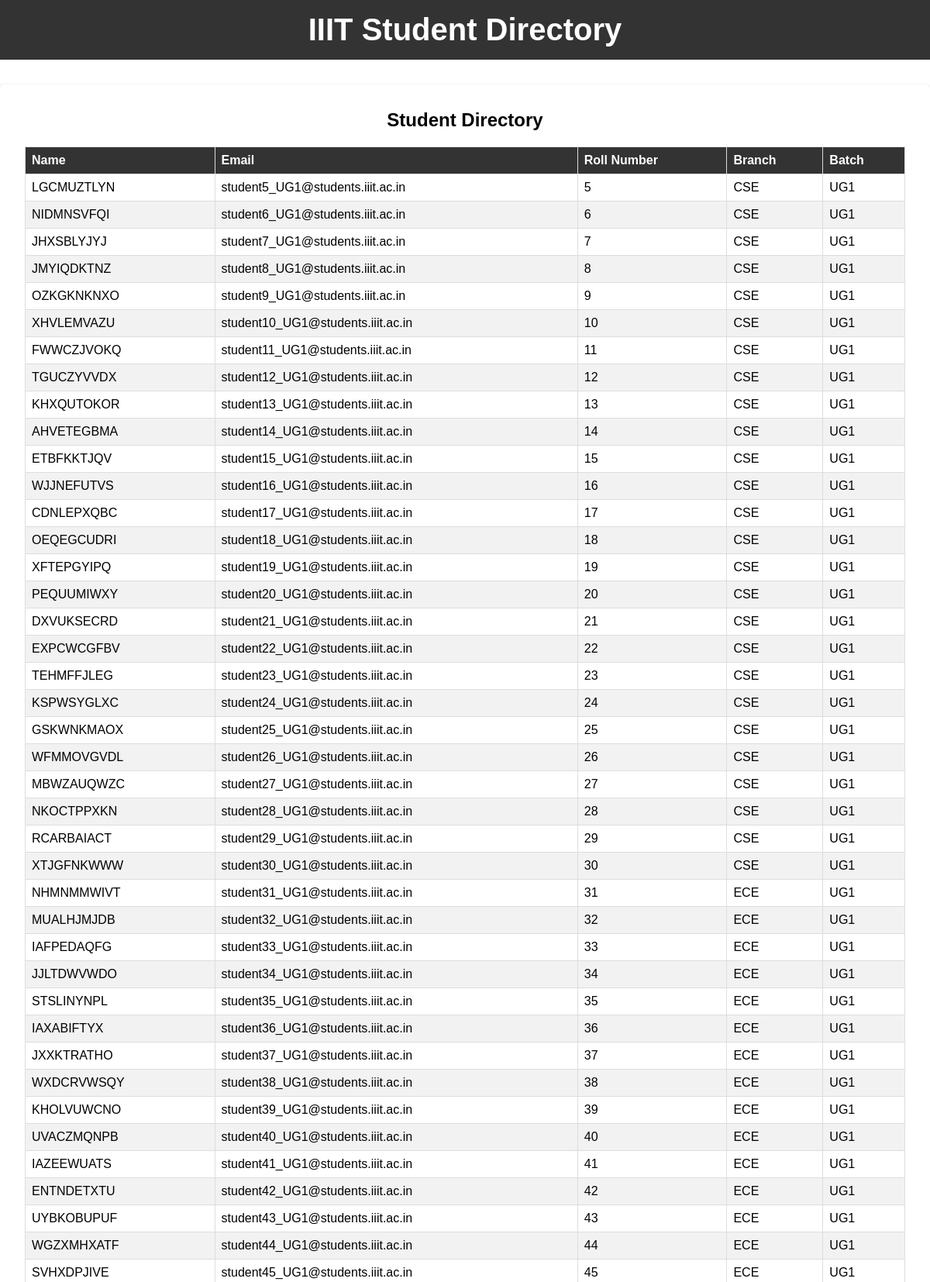
The page /directory_student1 (upper part) on the database its author committed.
### tables this page shows
CREATE TABLE students
             (rollno INTEGER PRIMARY KEY AUTOINCREMENT,
              email TEXT NOT NULL UNIQUE,
              password TEXT NOT NULL DEFAULT 'password123', branch TEXT, batch TEXT, name TEXT, mother TEXT);

### app.py (the view)
@app.route('/directory_student1')
def directory_student1():
    conn = sqlite3.connect('users.db')
    c = conn.cursor()
    student_data = c.execute('SELECT * FROM students').fetchall()
    conn.close()
    return render_template('directory_student1.html', student_data=student_data)

### templates/directory_student1.html (shortened to what this page needs)
<!DOCTYPE html>
<html>
  <head>
    <link rel="stylesheet" type="text/css" href="../static/directory.css">
  </head>
  <body>
    <header>
        <h1>IIIT Student Directory</h1>
      </header>
      <main>
        <h2 align="center">Student Directory</h2>
        <table>
          <thead>
            <tr>
              <th>Name</th>
              <th>Email</th>
              <th>Roll Number</th>
              <th>Branch</th>
              <th>Batch</th>
            </tr>
          </thead>
          <tbody>
            {% for row in student_data %}
            <tr>
              <td>{{ row[5] }}</td>
              <td>{{ row[1] }}</td>
              <td>{{ row[0] }}</td>
              <td>{{ row[3] }}</td>
              <td>{{ row[4] }}</td>
            </tr>
            {% endfor %}
          </tbody>
        </table>
      </main>
    </body>
</html>

### static/directory.css (style rules this page uses)
body { font-family: Arial, sans-serif; margin: 0; padding: 0; overflow-x: hidden; background-image: url("searchbg1.avif"); background-repeat: no-repeat; background-size: cover; background-attachment: fixed; }
header { background-color: #333; color: #fff; padding: 1rem 0; position: relative; }
header h1 { text-align: center; font-size: 2.5rem; margin: 0; padding: 0; }
main { margin: 2rem 0; background-color: #fff; padding: 2rem; border-radius: 5px; box-shadow: 0 2px 4px rgba(0, 0, 0, 0.3); }
main h2 { margin-top: 0; }
table { border-collapse: collapse; width: 100%; }
table td, table th { padding: 0.5rem; text-align: left; border: 1px solid #ddd; }
table th { background-color: #333; color: #fff; }
table tr:nth-child(even) { background-color: #f2f2f2; }

### rows shown on the page
students: name "LGCMUZTLYN", email "student5_UG1@students.iiit.ac.in", rollno "5", branch "CSE", batch "UG1"
students: name "NIDMNSVFQI", email "student6_UG1@students.iiit.ac.in", rollno "6", branch "CSE", batch "UG1"
students: name "JHXSBLYJYJ", email "student7_UG1@students.iiit.ac.in", rollno "7", branch "CSE", batch "UG1"
students: name "JMYIQDKTNZ", email "student8_UG1@students.iiit.ac.in", rollno "8", branch "CSE", batch "UG1"
students: name "OZKGKNKNXO", email "student9_UG1@students.iiit.ac.in", rollno "9", branch "CSE", batch "UG1"
students: name "XHVLEMVAZU", email "student10_UG1@students.iiit.ac.in", rollno "10", branch "CSE", batch "UG1"
students: name "FWWCZJVOKQ", email "student11_UG1@students.iiit.ac.in", rollno "11", branch "CSE", batch "UG1"
students: name "TGUCZYVVDX", email "student12_UG1@students.iiit.ac.in", rollno "12", branch "CSE", batch "UG1"
students: name "KHXQUTOKOR", email "student13_UG1@students.iiit.ac.in", rollno "13", branch "CSE", batch "UG1"
students: name "AHVETEGBMA", email "student14_UG1@students.iiit.ac.in", rollno "14", branch "CSE", batch "UG1"
students: name "ETBFKKTJQV", email "student15_UG1@students.iiit.ac.in", rollno "15", branch "CSE", batch "UG1"
students: name "WJJNEFUTVS", email "student16_UG1@students.iiit.ac.in", rollno "16", branch "CSE", batch "UG1"
students: name "CDNLEPXQBC", email "student17_UG1@students.iiit.ac.in", rollno "17", branch "CSE", batch "UG1"
students: name "OEQEGCUDRI", email "student18_UG1@students.iiit.ac.in", rollno "18", branch "CSE", batch "UG1"
students: name "XFTEPGYIPQ", email "student19_UG1@students.iiit.ac.in", rollno "19", branch "CSE", batch "UG1"
students: name "PEQUUMIWXY", email "student20_UG1@students.iiit.ac.in", rollno "20", branch "CSE", batch "UG1"
students: name "DXVUKSECRD", email "student21_UG1@students.iiit.ac.in", rollno "21", branch "CSE", batch "UG1"
students: name "EXPCWCGFBV", email "student22_UG1@students.iiit.ac.in", rollno "22", branch "CSE", batch "UG1"
students: name "TEHMFFJLEG", email "student23_UG1@students.iiit.ac.in", rollno "23", branch "CSE", batch "UG1"
students: name "KSPWSYGLXC", email "student24_UG1@students.iiit.ac.in", rollno "24", branch "CSE", batch "UG1"
students: name "GSKWNKMAOX", email "student25_UG1@students.iiit.ac.in", rollno "25", branch "CSE", batch "UG1"
students: name "WFMMOVGVDL", email "student26_UG1@students.iiit.ac.in", rollno "26", branch "CSE", batch "UG1"
students: name "MBWZAUQWZC", email "student27_UG1@students.iiit.ac.in", rollno "27", branch "CSE", batch "UG1"
students: name "NKOCTPPXKN", email "student28_UG1@students.iiit.ac.in", rollno "28", branch "CSE", batch "UG1"
students: name "RCARBAIACT", email "student29_UG1@students.iiit.ac.in", rollno "29", branch "CSE", batch "UG1"
students: name "XTJGFNKWWW", email "student30_UG1@students.iiit.ac.in", rollno "30", branch "CSE", batch "UG1"
students: name "NHMNMMWIVT", email "student31_UG1@students.iiit.ac.in", rollno "31", branch "ECE", batch "UG1"
students: name "MUALHJMJDB", email "student32_UG1@students.iiit.ac.in", rollno "32", branch "ECE", batch "UG1"
students: name "IAFPEDAQFG", email "student33_UG1@students.iiit.ac.in", rollno "33", branch "ECE", batch "UG1"
students: name "JJLTDWVWDO", email "student34_UG1@students.iiit.ac.in", rollno "34", branch "ECE", batch "UG1"
students: name "STSLINYNPL", email "student35_UG1@students.iiit.ac.in", rollno "35", branch "ECE", batch "UG1"
students: name "IAXABIFTYX", email "student36_UG1@students.iiit.ac.in", rollno "36", branch "ECE", batch "UG1"
students: name "JXXKTRATHO", email "student37_UG1@students.iiit.ac.in", rollno "37", branch "ECE", batch "UG1"
students: name "WXDCRVWSQY", email "student38_UG1@students.iiit.ac.in", rollno "38", branch "ECE", batch "UG1"
students: name "KHOLVUWCNO", email "student39_UG1@students.iiit.ac.in", rollno "39", branch "ECE", batch "UG1"
students: name "UVACZMQNPB", email "student40_UG1@students.iiit.ac.in", rollno "40", branch "ECE", batch "UG1"
students: name "IAZEEWUATS", email "student41_UG1@students.iiit.ac.in", rollno "41", branch "ECE", batch "UG1"
students: name "ENTNDETXTU", email "student42_UG1@students.iiit.ac.in", rollno "42", branch "ECE", batch "UG1"
students: name "UYBKOBUPUF", email "student43_UG1@students.iiit.ac.in", rollno "43", branch "ECE", batch "UG1"
students: name "WGZXMHXATF", email "student44_UG1@students.iiit.ac.in", rollno "44", branch "ECE", batch "UG1"
students: name "SVHXDPJIVE", email "student45_UG1@students.iiit.ac.in", rollno "45", branch "ECE", batch "UG1"
